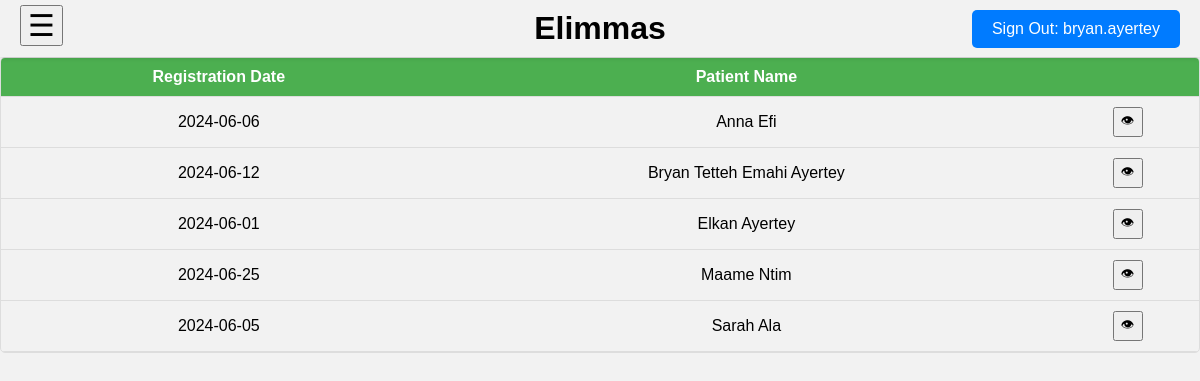
The app's page /cashier/billpatients.php (signed in) with its own data.
### tables this page shows
CREATE TABLE `patient` (
  `FName` varchar(255) NOT NULL,
  `LName` varchar(255) NOT NULL,
  `DOB` date NOT NULL,
  `gender` enum('Male','Female','Other') NOT NULL,
  `financial_type` varchar(255) NOT NULL,
  `case_description` text NOT NULL,
  `pat_id` int(11) NOT NULL,
  `guardian_fname` varchar(255) DEFAULT NULL,
  `guardian_lname` varchar(255) DEFAULT NULL,
  `marital_status` enum('Single','Married','Divorced','Widowed') NOT NULL,
  `address` text NOT NULL,
  `patient_phone` varchar(13) NOT NULL,
  `patient_email` varchar(255) NOT NULL,
  `guardian_phone` varchar(13) DEFAULT NULL,
  `guardian_email` varchar(255) DEFAULT NULL,
  `referred_by` varchar(255) DEFAULT NULL,
  `registration_date` date DEFAULT NULL,
  `last_visit` date DEFAULT NULL,
  `visit_counter` int(11) DEFAULT NULL,
  `employment` varchar(255) DEFAULT NULL,
  `special_codes` varchar(255) DEFAULT NULL
);

### cashier/billpatients.php (the view, shortened to what this page needs)
<?php
include "../conn.php";
include "../nav.php";
$sql = "SELECT patient.pat_id, patient.registration_date 'date',concat(Fname,' ',LName) 'Patient Name' FROM patient
 order by `Patient Name` ;";
$result = $conn->query($sql);
?>
<?php
echo "<div class='container'><div class='table-wrapper'><table><thead><tr><th>Registration Date</th><th>Patient Name</th><th></th></tr>";
if ($result){
    if ($result->num_rows > 0) {
        while($row = $result->fetch_assoc()) {
            echo "<tbody><tr><td>".$row["date"]."</td><td>".$row["Patient Name"]."</td>
        <td>
        <div style ='display: inline-block;'>
            <form action='patapthistory.php' method='post'>
                <input type='hidden' name='id' value=".$row['pat_id'].">
                <input style='width: 30px; height: 30px;' type='submit' value='&#128065;'>
            </form>
        </div>
        </td>
        </tr>";
        }
        echo "</tbody></table></div></div>";
    }
}
?>

### nav.php (style rules this page uses)
body { font-family: Arial, sans-serif; margin: 0; padding: 0; }

### records on screen
patient: registration_date "2024-06-06", Patient "Anna Efi"
patient: registration_date "2024-06-12", Patient "Bryan Tetteh Emahi Ayertey"
patient: registration_date "2024-06-01", Patient "Elkan Ayertey"
patient: registration_date "2024-06-25", Patient "Maame Ntim"
patient: registration_date "2024-06-05", Patient "Sarah Ala"

### other values on screen
$_SESSION['user'][0] "bryan.ayertey"
